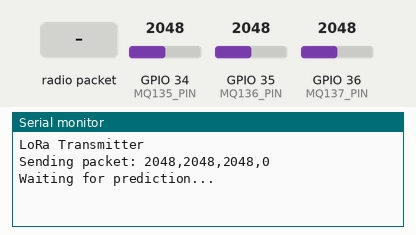
Simulated run of this sketch. Board: ESP32. On the bench: the last lines printed to the serial monitor. The inputs (shaded band) are chosen by the test bench; at power-on: GPIO 34 (MQ135_PIN) = 2048, GPIO 35 (MQ136_PIN) = 2048, GPIO 36 (MQ137_PIN) = 2048. No radio packets arrive unless stated.

Above: at 1.2 s.
1.3 s: radio packet "1" arrives
At 2.3 s:
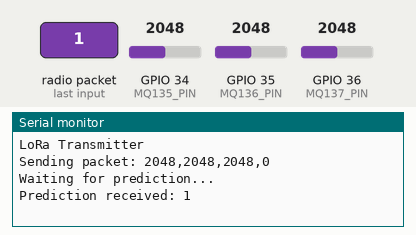
12.8 s: GPIO 34 (MQ135_PIN) set to 2866
At 13.4 s:
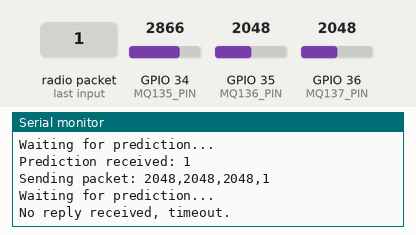
14.3 s: GPIO 35 (MQ136_PIN) set to 2866
15.8 s: GPIO 36 (MQ137_PIN) set to 2866
At 16.9 s:
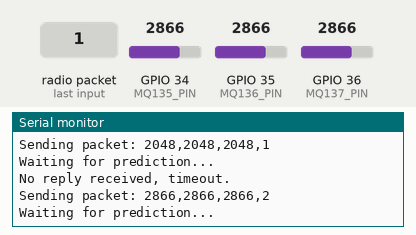
17.3 s: radio packet "0" arrives
At 18.0 s:
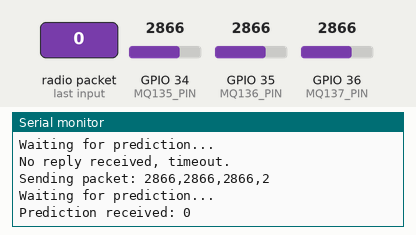

Measured:
- after the input at 1.3 s, the serial monitor: prints a new line at once (image 1)
- after the input at 15.8 s, the serial monitor: prints a new line after 0.62 s (image 3)
- after the input at 17.3 s, the serial monitor: prints a new line at once (image 4)

The sketch:

gas_edge.ino
```cpp
#include <SPI.h>
#include <LoRa.h>

// --- LoRa Pin Definitions ---
// IMPORTANT: Check your specific ESP32 LoRa board's pinout!
#define LORA_NSS    5   // SPI Chip Select
#define LORA_RST    14  // Reset
#define LORA_DIO0   2   // IRQ (Interrupt Request)

// --- Sensor Pin Definitions ---
#define MQ135_PIN   34  // ADC pin for MQ-135
#define MQ136_PIN   35  // ADC pin for MQ-136 change to 136
#define MQ137_PIN   36  // ADC pin for MQ-137

int counter = 0;
void setup() {
  Serial.begin(115200);
  while (!Serial);

  Serial.println("LoRa Transmitter");

  // --- Initialize LoRa ---
  LoRa.setPins(LORA_NSS, LORA_RST, LORA_DIO0);
  if (!LoRa.begin(865E6)) {
    Serial.println("Starting LoRa failed!");
    while (1);
  }
}

void loop() {
  // --- Read Sensor Values ---
  // We'll send the raw ADC values (0-4095 for ESP32)
  int mq135_value = analogRead(MQ135_PIN);
  int mq136_value = analogRead(MQ136_PIN);
  int mq137_value = analogRead(MQ137_PIN);

  // --- Create Data Packet ---
  // Format: "MQ135_VALUE,MQ136_VALUE,MQ137_VALUE,PACKET_COUNT"
  String dataPacket = String(mq135_value) + "," + String(mq136_value) + ","+String(mq137_value) + "," + String(counter);

  // --- Send LoRa Packet ---
  LoRa.beginPacket();
  LoRa.print(dataPacket);
  LoRa.endPacket();

  Serial.print("Sending packet: ");
  Serial.println(dataPacket);

  counter++;
  // get the prediction form ml model
  Serial.println("Waiting for prediction...");
  long startTime = millis();
  bool replyReceived = false;

  while (millis() - startTime < 5000) { // Wait for 5 seconds
    int packetSize = LoRa.parsePacket();
    if (packetSize) {
      String reply = "";
      while (LoRa.available()) {
        reply += (char)LoRa.read();
      }
      Serial.print("Prediction received: ");
      Serial.println(reply);
      replyReceived = true;
      break; // Exit the while loop
    }
  }

  if (!replyReceived) {
    Serial.println("No reply received, timeout.");
  }

  delay(5000); // Send data every 0.5 seconds

}
```
